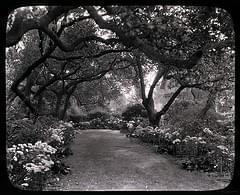
#> input picture images/3953273590_704e3899d5_m.jpg, 240 x 195 px
$ python resize_img.py --image 3953273590_704e3899d5_m.jpg
#> lines starting #> are read from the running program, lines starting #| are printed output that depends on the picture
import cv2
import argparse

if __name__=='__main__':
    parse = argparse.ArgumentParser()
    parse.add_argument("-i", "--image", help="input image")
    args = parse.parse_args()
    img_file = args.image
    img = cv2.imread(img_file)
#> img is the input picture: shape (195, 240, 3); mean B, G, R 65.2, 65, 66.9
    img_rz = cv2.resize(img, (960, 480))
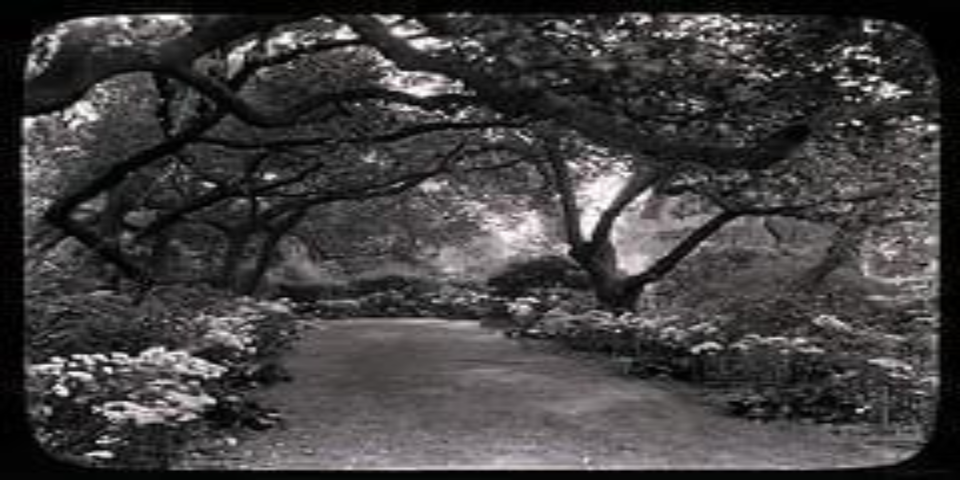
#> img_rz: shape (480, 960, 3); mean B, G, R 65.1, 64.9, 66.8
    cv2.imwrite(img_file, img_rz)

$ run again, on images/5.cable_img_resize.jpg
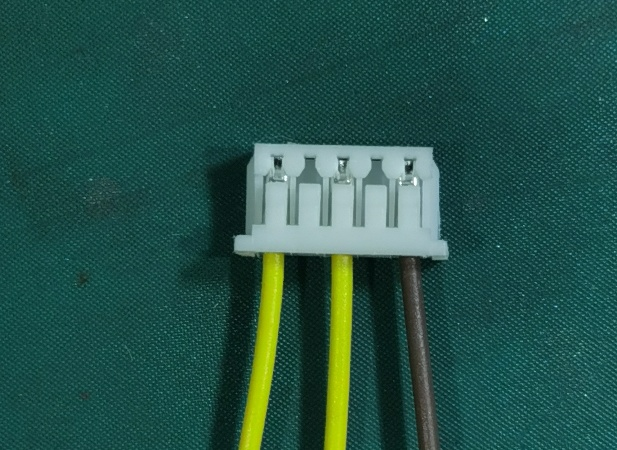
#> input picture images/5.cable_img_resize.jpg, 617 x 450 px
#> img is the input picture: shape (450, 617, 3); mean B, G, R 72.8, 82.2, 36.3
#> `img_rz = cv2.resize(img, (960, 480))`:
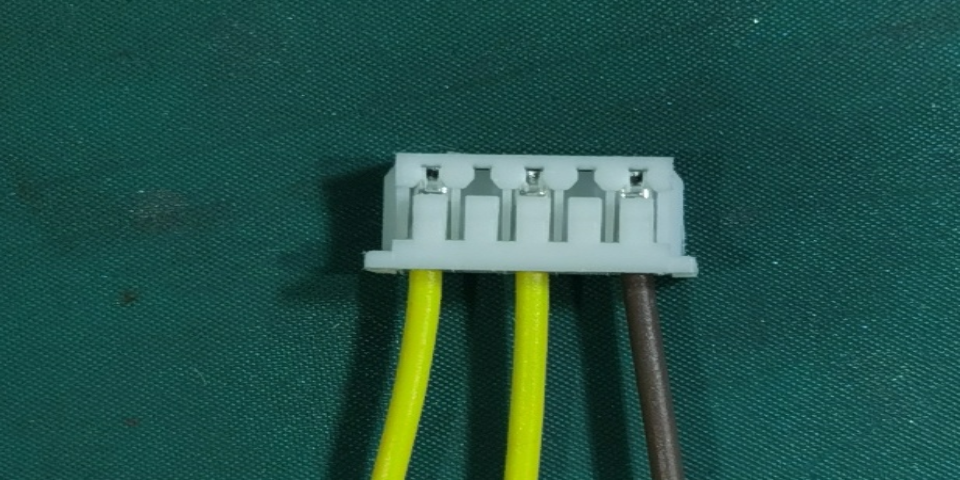
#> img_rz: shape (480, 960, 3); mean B, G, R 72.7, 82.1, 36.1

$ run again, on images/Fabric Defect Inspection-GLSR.jpg
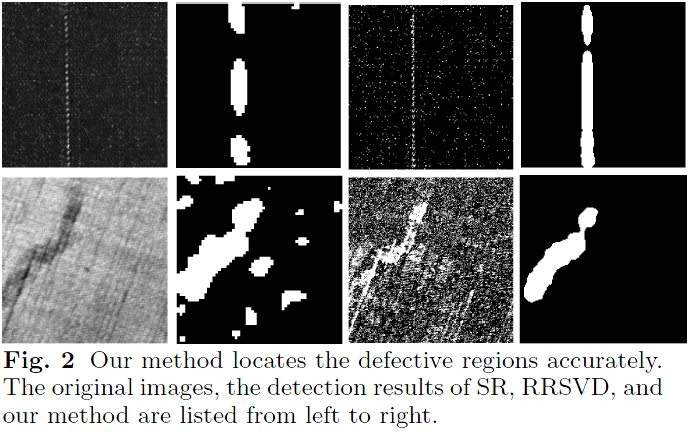
#> input picture images/Fabric Defect Inspection-GLSR.jpg, 688 x 432 px
#> img is the input picture: shape (432, 688, 3); mean B, G, R 97.6, 97.7, 97.6
#> `img_rz = cv2.resize(img, (960, 480))`:
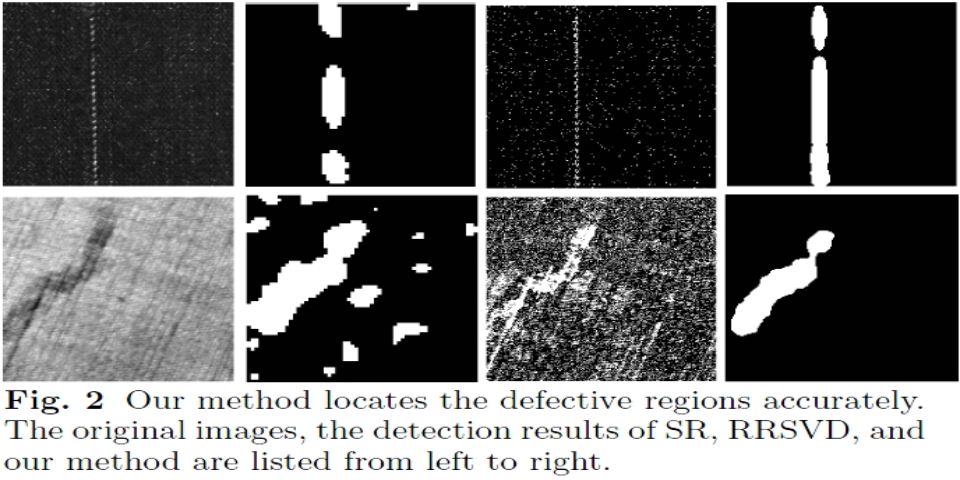
#> img_rz: shape (480, 960, 3); mean B, G, R 97.6, 97.6, 97.6

$ run again, on images/Fabric2.jpg
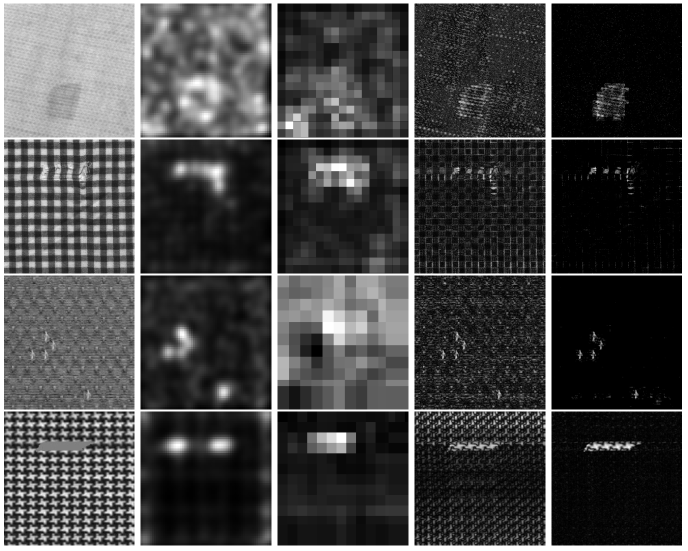
#> input picture images/Fabric2.jpg, 1376 x 1102 px (shown at 1/2 size)
#> img is the input picture: shape (1102, 1376, 3); min 0, max 255, mean 71.2
#> `img_rz = cv2.resize(img, (960, 480))`:
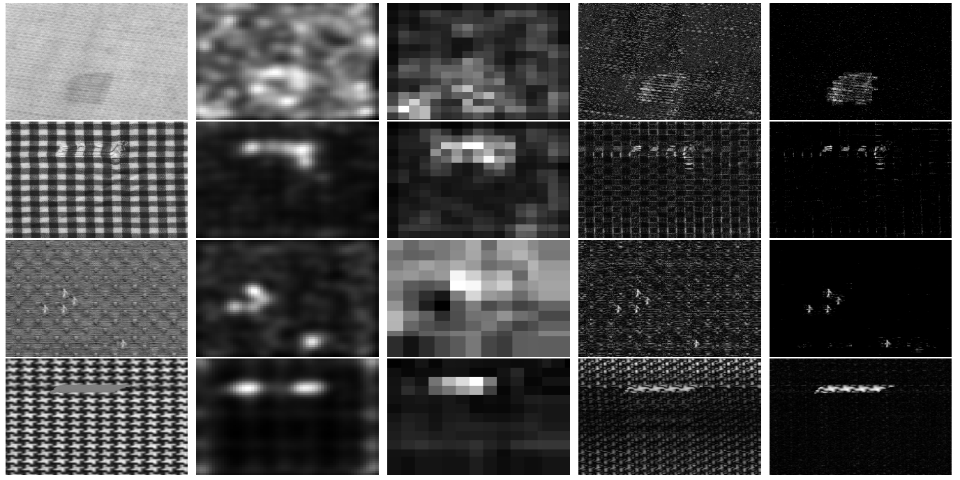
#> img_rz: shape (480, 960, 3); min 0, max 255, mean 71
